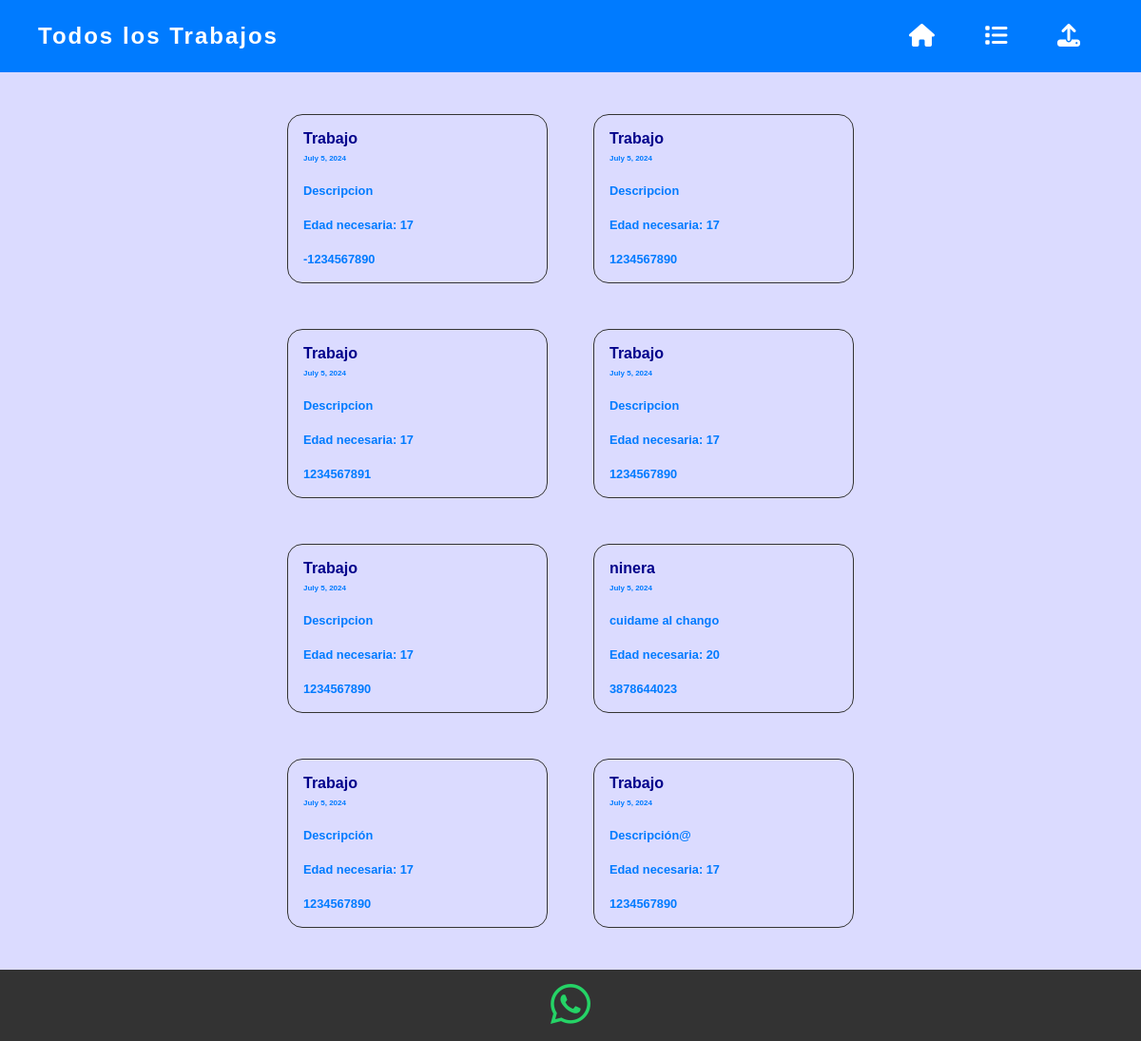
/all_jobs/, run on an earlier commit of the app's database.
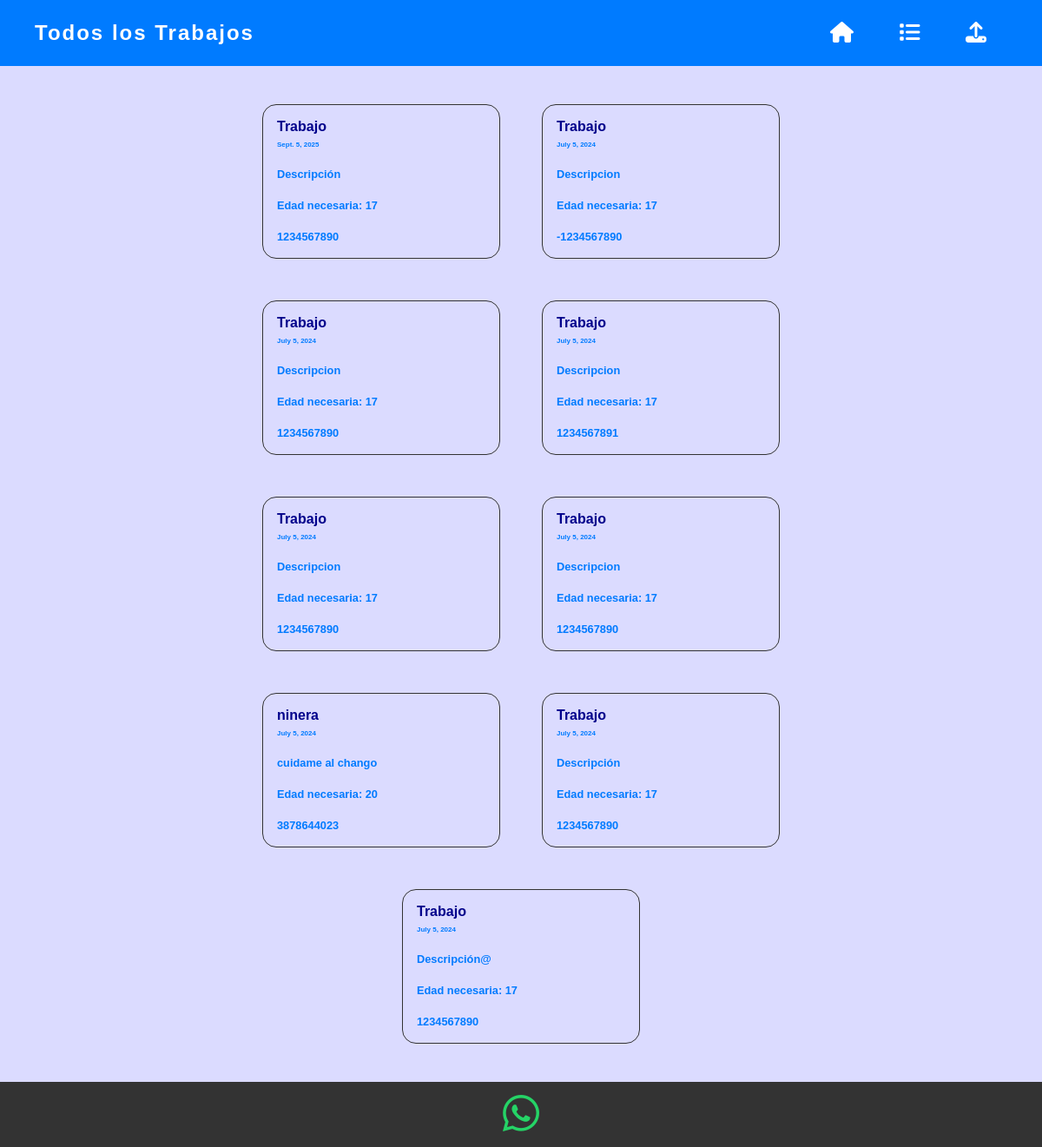
And on a later commit of the database.
### jobs/models.py (models this page shows, shortened)
class Job(models.Model):
    title = models.CharField(
        max_length=30,
        default="Trabajo",
        validators=[
            MinLengthValidator(5, message='El título debe tener al menos 5 caracteres.'),
            RegexValidator(
                regex=r'^[A-Za-záéíóúÁÉÍÓÚñÑ\s]+$',
                message='El título solo puede contener letras y espacios.'
            )
        ]
    )
    description = models.TextField(
        default="Descripción",
        validators=[
            MinLengthValidator(10, message='La descripción debe tener al menos 10 caracteres.'),
            RegexValidator(
                regex=r'^[A-Za-z0-9áéíóúÁÉÍÓÚñÑ\s.,;:!?@"\'-]+$',
                message='La descripción no puede contener caracteres especiales, solo .,;:!?"\'-'
            )
        ]
    )
    date_posted = models.DateField(auto_now_add=True)
    required_age = models.IntegerField(default=17, validators=[
        MinValueValidator(17, message='La edad mínima permitida es 17 años.'),
        MaxValueValidator(99, message='La edad máxima permitida es 99 años.')
    ])
    contact_number = models.CharField(default="1234567890", max_length=10, validators=[
        RegexValidator(regex=r'^\d{10}$', message='El número de teléfono debe tener 10 dígitos numéricos.')
    ])

### jobs/views.py (the view)
# urls.py: path('all_jobs/', views.all_jobs, name='all_jobs'),
def all_jobs(request):
    jobs = Job.objects.all().order_by('-date_posted')
    return render(request, 'jobs/all_jobs.html', {'jobs': jobs})

### jobs/templates/jobs/all_jobs.html (shortened to what this page needs)
{% load static %}
<!DOCTYPE html>
<html>
<head>
    <link rel="stylesheet" type="text/css" href="{% static 'css/styles.css' %}">
</head>
<body>
    <header>
        <nav>
            <h1 class="title">Todos los Trabajos</h1>
            <div class="links">
                <a href="{% url 'home' %}"><i class="fas fa-home"></i></a>
                <a href="{% url 'all_jobs' %}"><i class="fas fa-list"></i></a>
                <a href="{% url 'upload_job' %}"><i class="fas fa-upload"></i></a>
            </div>
        </nav>
    </header>
    <main class="main">
        <ul>
            {% for job in jobs %}
                <li class="job">
                    <span style="color: darkblue; font-weight: bold;">{{ job.title }}</span> <br>
                    <span style="font-size: 0.5em;">{{ job.date_posted }}</span> <br><br>
                    <span style="font-size: 0.8em;">{{ job.description }}</span> <br> <br>
                    <span style="font-size: 0.8em; font-weight: bold">Edad necesaria: {{ job.required_age }}</span> <br> <br>
                    <span style="font-size: 0.8em; font-weight: bold">{{ job.contact_number }}</span> <br>
                </li>
            {% endfor %}
        </ul>
    </main>
    <footer>
        <a href="https://chat.whatsapp.com/yourlink" class="whatsapp">
            <i class="fab fa-whatsapp"></i>
        </a>
    </footer>
</body>
</html>

What changed in the data, as far as the page shows it:
added Job: title "Trabajo", date_posted "Sept. 5, 2025", description "Descripción", required_age "17", contact_number "1234567890"
